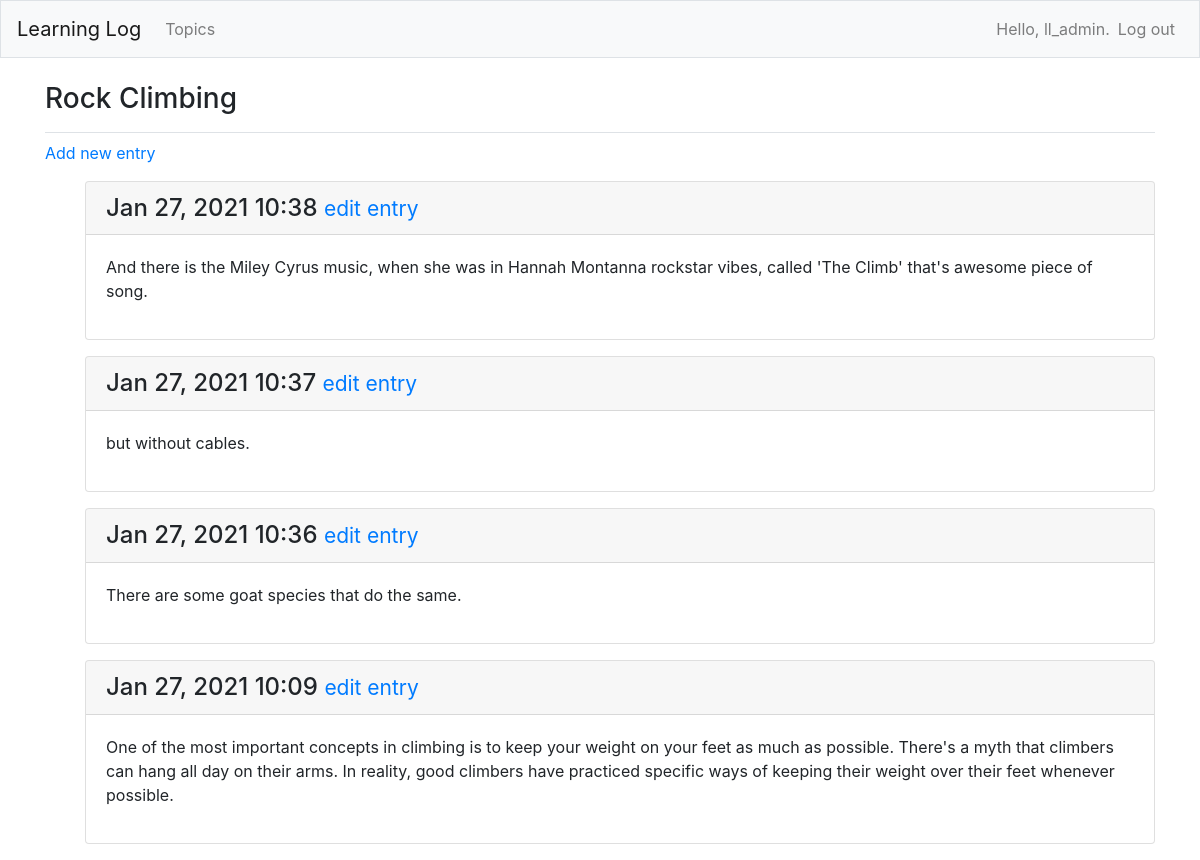
The page /topics/2/ (signed in) on the database its author committed.
### learning_logs/models.py (models this page shows, shortened)
class Topic(models.Model):
    text = models.CharField(max_length=200)
    date_added = models.DateTimeField(auto_now_add=True)
    owner = models.ForeignKey(User, on_delete=models.CASCADE)
    def __str__(self):
        return self.text

class Entry(models.Model):
    topic = models.ForeignKey(Topic, on_delete=models.CASCADE)
    text = models.TextField()
    date_added = models.DateTimeField(auto_now_add=True)
    class Meta:
        verbose_name_plural = 'entries'

### learning_logs/views.py (the view)
# urls.py: path('topics/<int:topic_id>/', views.topic, name='topic'),
@login_required
def topic(request, topic_id):
    topic = Topic.objects.get(id=topic_id)
    if topic.owner != request.user:
        raise Http404
    entries = topic.entry_set.order_by('-date_added')
    context = {'topic': topic, 'entries': entries}
    return render(request, 'learning_logs/topic.html', context)

### learning_logs/templates/learning_logs/topic.html
{% extends 'learning_logs/base.html' %}
{% block page_header %}
  <h3>{{ topic }}</h3>
{% endblock page_header %}
{% block content %}
  <p>
    <a href="{% url 'learning_logs:new_entry' topic.id %}">Add new entry</a>
  </p>
  <ul>
  {% for entry in entries %}
    <div class="card mb-3">
      <h4 class="card-header">
        {{ entry.date_added|date:'M d, Y H:i' }}
        <small><a href="{% url 'learning_logs:edit_entry' entry.id %}">
            edit entry</a></small>
      </h4>
      <div class="card-body">
        {{ entry.text|linebreaks }}
      </div>
    </div>
  {% empty %}
    <p>There are no entries for this topic yet.</p>
  {% endfor %}
{% endblock content %}

### learning_logs/templates/learning_logs/base.html (shortened to what this page needs)
{% load bootstrap4 %}
<!DOCTYPE html>
<html lang = "en">
<head>
  {% bootstrap_css %}
</head>
<body>
  <nav class="navbar navbar-expand-md navbar-light bg-light mb-4 border">
	  <a class="navbar-brand" href="{% url 'learning_logs:index'%}">
	      Learning Log
	  </a>
	<div class="collapse navbar-collapse" id="navbarCollapse">
	  <ul class="navbar-nav mr-auto">
	    <li class="nav-item">
	      <a class="nav-link" href="{% url 'learning_logs:topics' %}">
	      	  Topics</a></li>
	  </ul>
	  <ul class="navbar-nav ml-auto">
	  	{% if user.is_authenticated %}
	  	  <li class="nav-item">
	  	  	<span class="navbar-text">Hello, {{ user.username }}.</span>
	  	  </li>
	  	  <li class="nav-item">
	  	  	<a class="nav-link" href="{% url 'users:logout' %}">Log out</a>
	  	  </li>
	  	{% else %}
	  	  <li class="nav-item">
	  	  	<a class="nav-link" href="{% url 'users:register' %}">Register</a>
	  	  </li>
	  	  <li class="nav-item">
	  	  	<a class="nav-link" href="{% url 'users:login' %}">Log in</a></li>
	  	{% endif %}
	  </ul>
	</div>
  </nav>
  <main role="main" class="container">
  	<div class="pb-2 mb-2 border-bottom">
      {% block page_header %}{% endblock page_header %}
  	</div>
  	<div>
  	  {% block content %}{% endblock content %}
  	</div>
  </main>
</body>
</html>

### rows shown on the page
Topic: text "Rock Climbing"
Entry: date_added "Jan 27, 2021 10:38", text "And there is the Miley Cyrus music, when she was in Hannah Montanna rockstar vibes, called 'The Climb' that's awesome piece of song."
Entry: date_added "Jan 27, 2021 10:37", text "but without cables."
Entry: date_added "Jan 27, 2021 10:36", text "There are some goat species that do the same."
Entry: date_added "Jan 27, 2021 10:09", text "One of the most important concepts in climbing is to keep your weight on your feet as much as possible. There's a myth that climbers can hang all day on their arms. In reality, good climbers have practiced specific ways of keeping their weight over their feet whenever possible."

### other values the page prints
{{ user.username }} "ll_admin"
